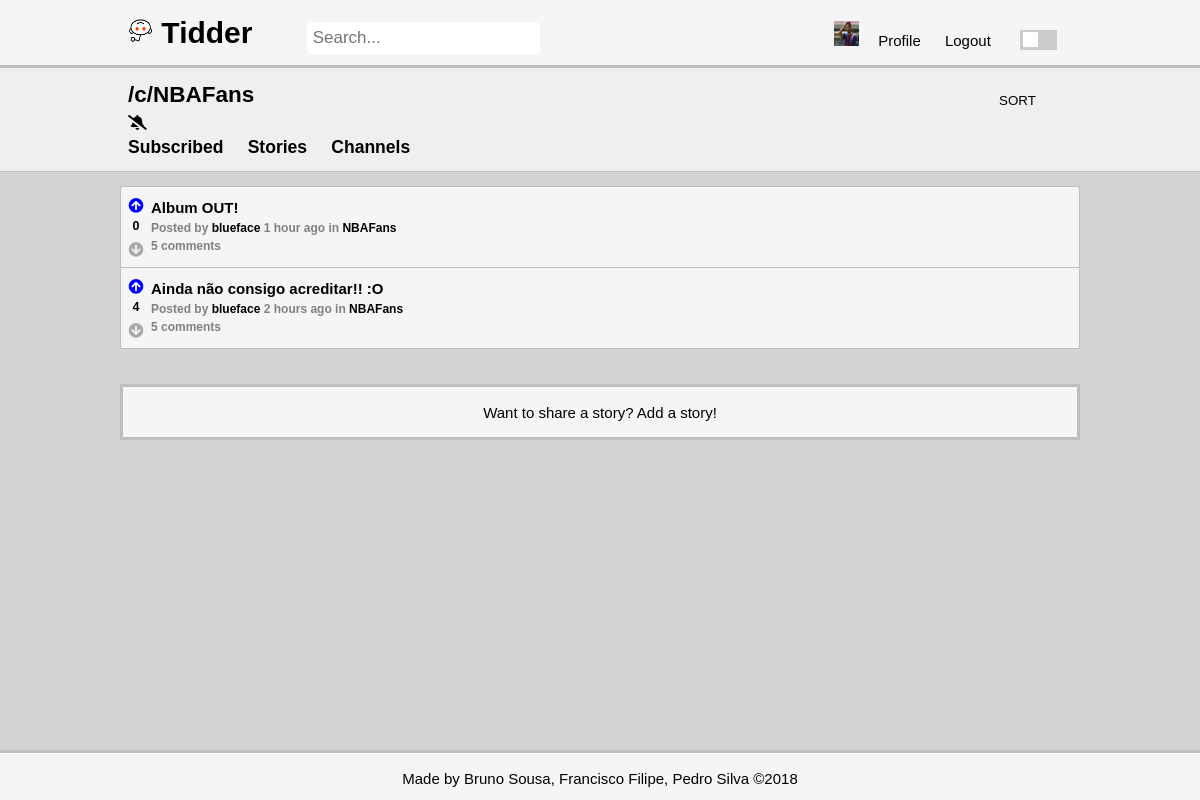
The app's page /pages/stories.php?channel=NBAFans (signed in) with its own data.
### tables this page shows
CREATE TABLE opinion (
    opinion_id INTEGER NOT NULL PRIMARY KEY AUTOINCREMENT,
	parent_id INTEGER REFERENCES opinion(opinion_id),
    opinion_title VARCHAR,
    opinion_text VARCHAR NOT NULL,
	channel_id INTEGER REFERENCES channel,
	posted DATETIME NOT NULL,
    user_id INTEGER NOT NULL REFERENCES user
);

CREATE TABLE channel(
	channel_id INTEGER NOT NULL PRIMARY KEY AUTOINCREMENT,
	channel_name VARCHAR NOT NULL UNIQUE
);

### pages/stories.php (called while the page is built, shortened)
<?php
	include_once('../includes/date.php');
	include_once('../database/db_story.php');
	include_once('../database/db_channel.php');
	include_once('../templates/tpl_common.php');
	include_once('../templates/tpl_stories.php');
	if(isset($_GET['subscribed']) && $_GET['subscribed'] == 'true'){
		if(!isset($_SESSION['user_id']))
			die(header('Location: ../index.php'));
		$stories = array_reverse(getAllSubscribedStories($_SESSION['user_id']));
	}
	else if(isset($_GET['channel'])){
		$channel = urldecode($_GET['channel']);
		if (isset($_SESSION['user_id'])){
			$channel_id = getChannelID($channel);
			$subscribed = checkSubscription($channel_id, $_SESSION['user_id']);
		}
		$stories = array_reverse(getAllChannelStories($channel));
	}
	else $stories = array_reverse(getAllStories());
	$now = time();
	for($i = 0; $i < count($stories); $i++){
		$stories[$i]['username'] = getUserName($stories[$i]['user_id']);
		$stories[$i]['score'] = getScore($stories[$i]['opinion_id']);
		$stories[$i]['comments']= getNumberComments($stories[$i]['opinion_id']);
		$stories[$i]['channel_name']= getChannelName($stories[$i]['channel_id']);
		if(isset($_SESSION['user_id']))
			$stories[$i]['vote'] = getVote($stories[$i]['opinion_id'], $_SESSION['user_id']);
	}
	draw_stories($stories,true);
?>

### database/db_channel.php (called while the page is built, shortened)
<?php
	function getChannelID($channel_name){
		$db = Database::instance()->db();
		$stmt = $db->prepare('SELECT channel_id FROM channel WHERE channel_name = ?');
		$stmt->execute(array($channel_name));
		return $stmt->fetch()['channel_id'];
	}
	function checkSubscription($channel_id, $user_id){
		$db = Database::instance()->db();
		$stmt = $db->prepare('SELECT * FROM subscription WHERE channel_id = ? AND user_id = ?');
		$stmt->execute(array($channel_id, $user_id));
		return $stmt->fetch();
	}
?>

### database/db_story.php (called while the page is built, shortened)
<?php
	function getAllChannelStories($channel) {
		$db = Database::instance()->db();
		$stmt = $db->prepare('SELECT * FROM opinion INNER JOIN channel ON opinion.channel_id = channel.channel_id WHERE parent_id IS NULL AND channel_name = ?');
		$stmt->execute(array($channel));
		return $stmt->fetchAll();
	}
?>

### includes/date.php (called while the page is built, shortened)
<?php
	function deltaTime($now, $date){
		$time = strtotime($date);
		$delta = $now - $time;
		if(!floor($delta/86400)){
			$time_word = (floor($delta/3600) == 1 ? ' hour ' : ' hours ');
			return floor($delta/3600).$time_word.'ago';
		}
		$time_word = (floor($delta/31104000) == 1 ? ' year ' : ' years ');
		return floor($delta/31104000).$time_word.'ago';
	}
?>

### templates/tpl_stories.php (the view, shortened to what this page needs)
<?php
	function draw_stories($stories, $not_profile){
		global $channel;
		global $page;
		?>
	<section id="stories">
	<header class = "secondary-header">
	<div class = "container">
		<?php if(isset($_GET['subscribed']) && $_GET['subscribed'] == 'true') { ?>
			<h2>Subscribed</h2>
			<h3><a href="stories.php">Stories</a></h3>
			<h3><a href="channels.php">Channels</a></h3>
		<?php } else if($channel) { ?>
			<h2><?='/c/'.htmlentities($channel)?></h2>
			<?php if(isset($_SESSION['user_id'])) {
					global $channel_id;
					global $subscribed;
					if($subscribed) { ?>
						<div class="unsubscribe" role="button" data-id="<?=$channel_id?>"><i class="fas fa-bell-slash"></i></div>
					<?php } else { ?>
						<div class="subscribe" role="button" data-id="<?=$channel_id?>"><i class="fas fa-bell"></i></div>
					<?php }
				} ?>
			<h3><a href="stories.php?subscribed=true">Subscribed</a></h3>
			<h3><a href="stories.php">Stories</a></h3>
			<h3><a href="channels.php">Channels</a></h3>
		<?php } else {?>
			<h2>Stories</h2>
			<h3><a href="stories.php?subscribed=true">Subscribed</a></h3>
			<h3><a href="channels.php">Channels</a></h3>
		<?php } ?>
			<?php if ($not_profile) { ?>
			<form method="post" action="../actions/action_sort_stories.php">
				<select name="sort" onchange="this.form.submit();">
					<option value="-1" hidden selected>SORT</option>
				</select>
			</form >
			<?php } ?>
		</div>
		</header>
		<div class = "container">
			<ol>
			<?php
				foreach($stories as $story)
					draw_story($story);
			?>
			</ol>
		</div>
		<?php if($not_profile){
			if(!isset($_SESSION['user_id'])) { ?>
			<footer class = "secondary-footer">
				<p>Want to add a story? <a href='../pages/login.php?redirect=<?=urlencode($page)?>'>Login</a> or <a href='../pages/signup.php?redirect=<?=urlencode($page)?>'>Signup</a></p>
			</footer>
		<?php } else if($channel){?>
			<footer class = "secondary-footer">
				<p>Want to share a story? <a href="add_story.php?channel=<?=$channel?>">Add a story!</a></p>
			</footer>
		<?php } else {?>
			<footer class = "secondary-footer" >
				<p>Want to share a story? <a href="add_story.php">Add a story!</a></p>
			</footer>
			<?php } ?>
		<?php } ?>
			</section>
<?php }
		function draw_story($story) {
		global $now;
		?>
		<li>
				<article class="story" data-id="<?=$story['opinion_id']?>">
					<div class = "votes-container">
							<div class = "votes">
								<div class="upvote" role="button" data-value="<?=$story['vote']?>"><i class="fas fa-arrow-circle-up"></i></div>
								<h5><?=$story['score']?></h5>
								<div class="downvote" role="button" data-value="<?=$story['vote']?>"><i class="fas fa-arrow-circle-down"></i></div>
							</div>
					</div>
					<div class = "storyinfo">
						<h3><a href="story.php?story_id=<?=$story['opinion_id']?>"><?=htmlentities($story['opinion_title'])?></a></h3>
						<h4>Posted by <a href="<?='profile.php?username='.urlencode($story['username'])?>"><?=htmlentities($story['username'])?></a>
							<?=deltaTime($now, $story['posted'])?>
							in <a href="<?='stories.php?channel='.urlencode($story['channel_name'])?>"><?=htmlentities($story['channel_name'])?></a></h4>
						<?php if($story['comments'] == 1){ ?>
							<h4><?=$story['comments']?> comment</h4>
						<?php } else { ?>
							<h4><?=$story['comments']?> comments</h4>
						<?php } ?>
					</div>
		   </article>
		</li>
    <?php } ?>

### css/style.css (style rules this page uses)
html, body { height: 100%; margin: 0; }
body { background-color: var(--main-bg); font: 15px/1.5 Arial, Helvetica, sans-serif; padding: 0; position: relative; }
h2, h3, h5,p { color: var(--main-font-color); }
h4 { font-size: 12px; color: var(--secondary-font-color); }
.container { width: 80%; margin: 0px auto; overflow: hidden; min-height: 100%; position: relative; }
select { border: none; background-color: inherit; color: var(--main-font-color); -webkit-appearance: none; -moz-appearance: none; text-indent: 1px; text-overflow: ''; text-align-last: center; padding: 5px; }
footer { background-color: var(--writing-bg); border-top: var(--border-color) 3px solid; height:50px; text-align: center; color: var(--main-font-color); }
a { color: var(--main-font-color); text-decoration: none; }
ol { list-style-type: none; padding: 0; }
.fa-arrow-circle-down, .fa-arrow-circle-up { color: var(--icon-color); }
.light .upvote[data-value="1"] .fa-arrow-circle-up , .fa-arrow-circle-up:hover { color: blue; }
.upvote , .downvote { margin:0; padding:0; margin-top: 3px; }
header { background-color: var(--writing-bg); color: var(--main-font-color); padding: 10px; border-bottom: var(--border-color) 3px solid; }
.secondary-header { background-color: var(--secondary-writing-bg); border-bottom: var(--border-color) 1px solid; }
.secondary-header h3, .secondary-header h2 { display: inline-block; padding-right: 20px; margin: 0; }
.secondary-header select { display: inline-block; position: absolute; right: 0; top: 10px; padding: 5px; }
.secondary-footer { margin: 20px 10%; border: var(--border-color) 3px solid; }
article.story { background-color: var(--writing-bg); position: relative; min-height: 80px; border-radius: 2px; border: var(--border-color) 1px solid; margin-top: -1px; }
.votes-container { position: absolute; float: left; width: 30px; display: flex; align-items: center; justify-content: center; flex-direction: column; margin-top: 5px; }
.votes-container h5 { padding: 0; margin: 0; text-align: center; }
article.story .storyinfo { padding: 10px; padding-left: 30px; overflow: hidden; }
article.story .storyinfo h3 { margin: 0; margin-right: 5px; font-size: 15px; }
article.story .storyinfo h3 a { color: var(--main-font-color); text-decoration: none; }
article.story .storyinfo h4 { margin: 0; }
article.story .storyinfo h4 a { text-decoration: none; }

### css/color.css (style rules this page uses)
:root { --grey-shade-0: #f9f9f9; --grey-shade-1: #f5f5f5; --grey-shade-1-5: #efefef; --grey-shade-2: #d3d3d3; --grey-shade-3: #bebebe; --grey-shade-4: #a9a9a9; --grey-shade-5: #808080; --grey-shade-6: #505050; --grey-shade-7: #303030; --grey-shade-7-5: #a79e9e; --grey-shade-8: #3b3737; --grey-shade-9: #928d88; --grey-shade-10: #bebebe; }
body.light { --main-bg: var(--grey-shade-2); --hover-bg: var(--grey-shade-2); --writing-bg: var(--grey-shade-1); --secondary-writing-bg: var(--grey-shade-1-5); --border-color: var(--grey-shade-3); --main-font-color: black; --secondary-font-color: var(--grey-shade-5); --icon-color: var(--grey-shade-4); --button-color: var(--grey-shade-3); --button-color-hover: var(--grey-shade-5); }

### records on screen
opinion: $story['vote'] 1 (drawn), score "0", opinion_title "Album OUT!", username "blueface", posted "1 hour ago", channel.channel_name "NBAFans", user "5"
opinion: $story['vote'] 1 (drawn), score "4", opinion_title "Ainda não consigo acreditar!! :O", username "blueface", posted "2 hours ago", channel.channel_name "NBAFans", user "5"

### other values on screen
$channel "NBAFans"
